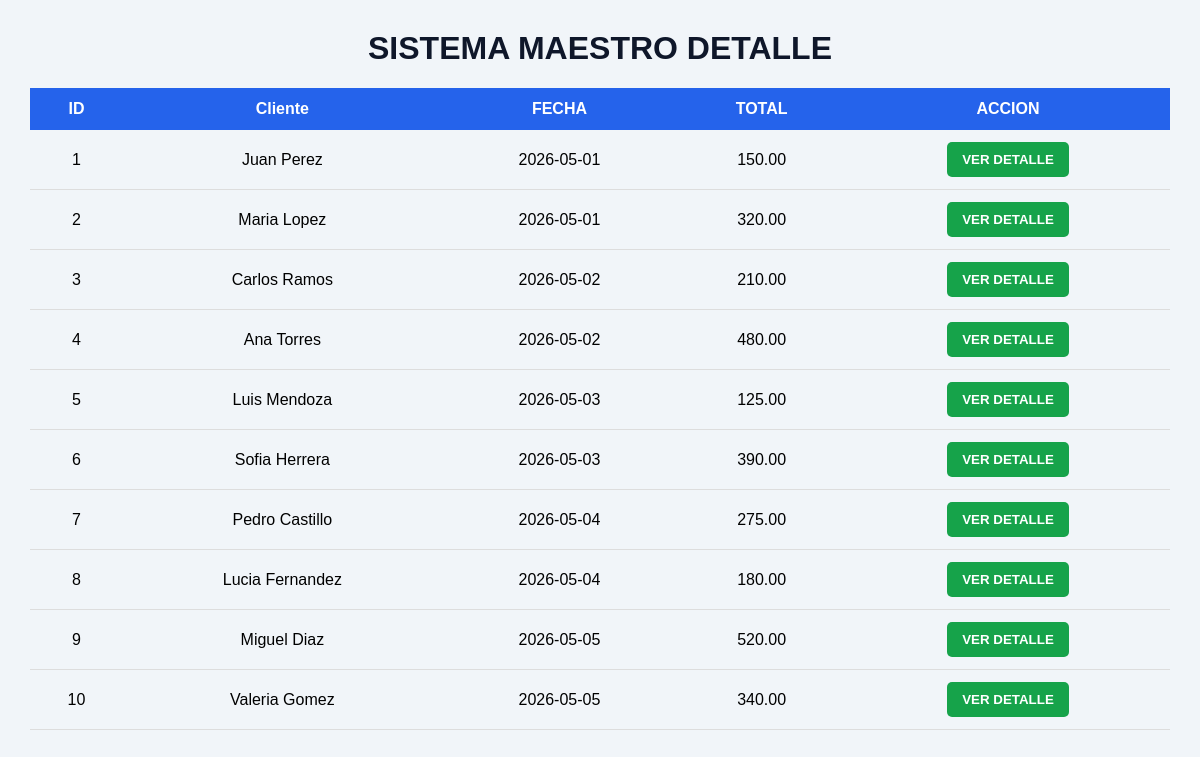
/LAB05-tienda-db/index.php, run on the app's committed database.
### tables this page shows
CREATE TABLE venta(
    id INT AUTO_INCREMENT PRIMARY KEY,
    cliente VARCHAR(100),
    fecha DATE,
    total DECIMAL(10,2)
    );

### LAB05-tienda-db/index.php (the view, shortened to what this page needs)
<?php
    include("conexion.php")
?>
<!DOCTYPE html>
<html lang="en">
<head>
    <link rel="stylesheet" href="styles.css">
</head>
<body>
    <div class="contenedor">
        <h1>SISTEMA MAESTRO DETALLE</h1>
        <table>
            <tr>
                <th>ID</th>
                <th>Cliente</th>
                <th>FECHA</th>
                <th>TOTAL</th>
                <th>ACCION</th>
            </tr>
            <?php
              $sql = "SELECT * from venta";
              $resultado= $conexion->query($sql);
              while($fila = $resultado->fetch_assoc()) {
                ?>
                <tr>
                    <td><?php echo $fila['id']; ?></td>
                    <td><?php echo $fila['cliente']; ?></td>
                    <td><?php echo $fila['fecha']; ?></td>
                    <td><?php echo $fila['total']; ?></td>
                    <td>
                         <a href="index.php?venta_id=<?php echo $fila['id']; ?>">
                                <button class="btn">
                                    VER DETALLE
                                </button>
                            </a>
                    </td>
                </tr>
                 <?php
                    }
                ?>
                </table>
    </div>
</body>
</html>

### LAB05-tienda-db/styles.css (style rules this page uses)
body { margin:0; padding:0; font-family: Arial; background:#f1f5f9; }
.contenedor { width:95%; margin:auto; margin-top:30px; }
h1 { text-align:center; color:#0f172a; }
table { width:100%; border-collapse: collapse; margin-top:20px; }
table th { background:#2563eb; color:white; padding:12px; }
table td { padding:12px; text-align:center; border-bottom:1px solid #ddd; }
.btn { background:#16a34a; color:white; border:none; padding:10px 15px; border-radius:5px; cursor:pointer; font-weight:bold; }

### data on the page
venta: id "1", cliente "Juan Perez", fecha "2026-05-01", total "150.00"
venta: id "2", cliente "Maria Lopez", fecha "2026-05-01", total "320.00"
venta: id "3", cliente "Carlos Ramos", fecha "2026-05-02", total "210.00"
venta: id "4", cliente "Ana Torres", fecha "2026-05-02", total "480.00"
venta: id "5", cliente "Luis Mendoza", fecha "2026-05-03", total "125.00"
venta: id "6", cliente "Sofia Herrera", fecha "2026-05-03", total "390.00"
venta: id "7", cliente "Pedro Castillo", fecha "2026-05-04", total "275.00"
venta: id "8", cliente "Lucia Fernandez", fecha "2026-05-04", total "180.00"
venta: id "9", cliente "Miguel Diaz", fecha "2026-05-05", total "520.00"
venta: id "10", cliente "Valeria Gomez", fecha "2026-05-05", total "340.00"
